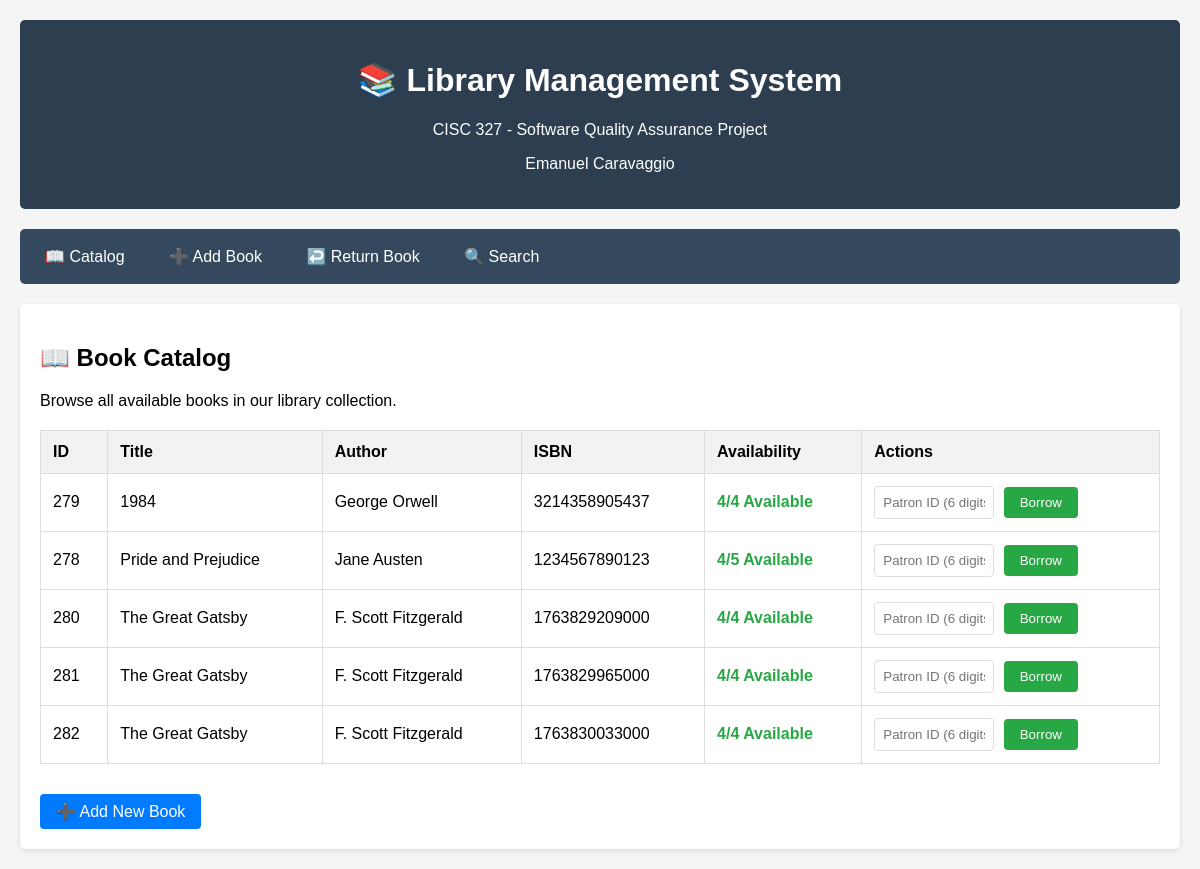
/catalog, run on the app's committed database.
### tables this page shows
CREATE TABLE books (
            id INTEGER PRIMARY KEY AUTOINCREMENT,
            title TEXT NOT NULL,
            author TEXT NOT NULL,
            isbn TEXT UNIQUE NOT NULL,
            total_copies INTEGER NOT NULL,
            available_copies INTEGER NOT NULL
        );

### routes/catalog_routes.py (the view)
@catalog_bp.route('/catalog')
def catalog():
    books = get_all_books()
    return render_template('catalog.html', books=books)

### database.py (called while the page is built)
def get_db_connection():
    conn = sqlite3.connect(DATABASE)
    conn.row_factory = sqlite3.Row  # This enables column access by name
    return conn

def get_all_books() -> List[Dict]:
    conn = get_db_connection()
    books = conn.execute('SELECT * FROM books ORDER BY title').fetchall()
    conn.close()
    return [dict(book) for book in books]

### templates/catalog.html (shortened to what this page needs)
{% extends "base.html" %}
{% block content %}
<h2>📖 Book Catalog</h2>
<p>Browse all available books in our library collection.</p>
{% if books %}
<table>
    <thead>
        <tr>
            <th>ID</th>
            <th>Title</th>
            <th>Author</th>
            <th>ISBN</th>
            <th>Availability</th>
            <th>Actions</th>
        </tr>
    </thead>
    <tbody>
        {% for book in books %}
        <tr>
            <td>{{ book.id }}</td>
            <td>{{ book.title }}</td>
            <td>{{ book.author }}</td>
            <td>{{ book.isbn }}</td>
            <td>
                {% if book.available_copies > 0 %}
                    <span class="status-available">{{ book.available_copies }}/{{ book.total_copies }} Available</span>
                {% else %}
                    <span class="status-unavailable">Not Available</span>
                {% endif %}
            </td>
            <td>
                {% if book.available_copies > 0 %}
                    <form method="POST" action="{{ url_for('borrowing.borrow_book') }}" style="display: inline;">
                        <input type="text" name="patron_id" placeholder="Patron ID (6 digits)"
                               pattern="[0-9]{6}" maxlength="6" required style="width: 120px; margin-right: 5px;">
                        <button type="submit" class="btn btn-success">Borrow</button>
                    </form>
                {% else %}
                    <span style="color: #666;">Unavailable</span>
                {% endif %}
            </td>
        </tr>
        {% endfor %}
    </tbody>
</table>
{% else %}
<div style="text-align: center; padding: 40px; color: #666;">
    <h3>No books in catalog</h3>
    <p>The library catalog is empty. <a href="{{ url_for('catalog.add_book') }}">Add the first book</a> to get started.</p>
</div>
{% endif %}
<div style="margin-top: 30px;">
    <a href="{{ url_for('catalog.add_book') }}" class="btn">➕ Add New Book</a>
</div>
{% endblock %}

### templates/base.html (style rules this page uses)
body { font-family: Arial, sans-serif; max-width: 1200px; margin: 0 auto; padding: 20px; background-color: #f5f5f5; }
table { width: 100%; border-collapse: collapse; margin-top: 20px; }
th, td { border: 1px solid #ddd; padding: 12px; text-align: left; }
th { background-color: #f2f2f2; font-weight: bold; }
.btn { background-color: #007bff; color: white; padding: 8px 16px; border: none; border-radius: 4px; cursor: pointer; text-decoration: none; display: inline-block; }
.btn-success { background-color: #28a745; }
input[type="text"], input[type="number"], select { width: 100%; padding: 8px; border: 1px solid #ddd; border-radius: 4px; box-sizing: border-box; }
.status-available { color: #28a745; font-weight: bold; }

### data on the page
books: id "279", title "1984", author "George Orwell", isbn "3214358905437", available_copies "4", total_copies "4"
books: id "278", title "Pride and Prejudice", author "Jane Austen", isbn "1234567890123", available_copies "4", total_copies "5"
books: id "280", title "The Great Gatsby", author "F. Scott Fitzgerald", isbn "1763829209000", available_copies "4", total_copies "4"
books: id "281", title "The Great Gatsby", author "F. Scott Fitzgerald", isbn "1763829965000", available_copies "4", total_copies "4"
books: id "282", title "The Great Gatsby", author "F. Scott Fitzgerald", isbn "1763830033000", available_copies "4", total_copies "4"
